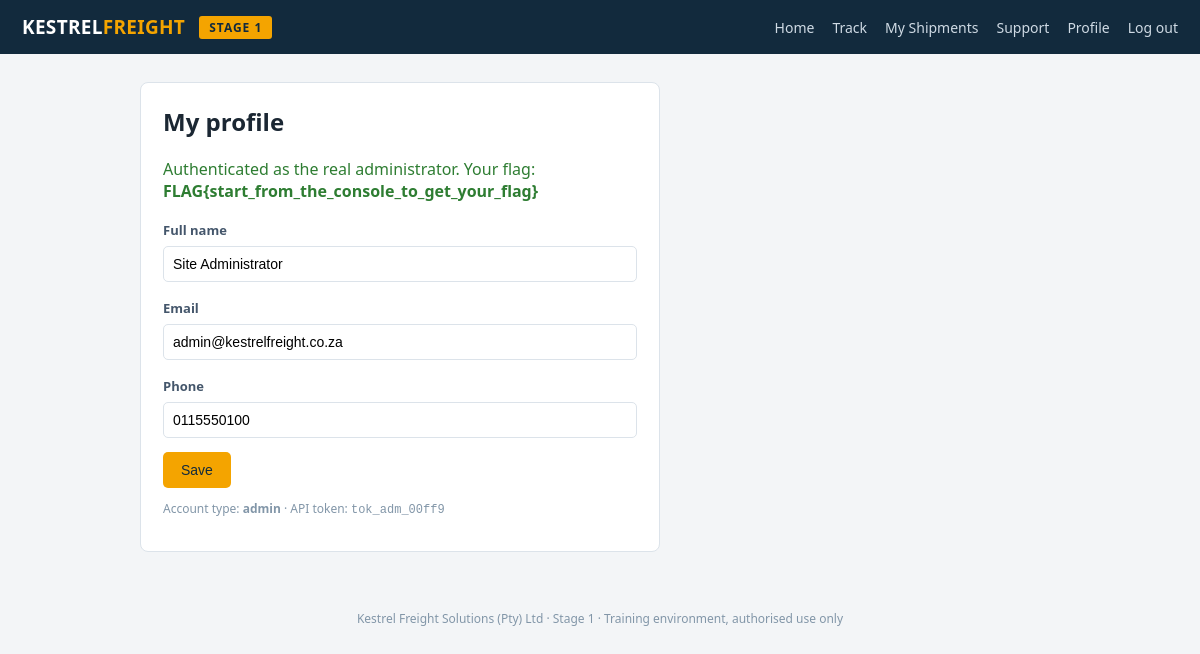
The page /web/src/profile.php (signed in) on the database its author committed.
### tables this page shows
CREATE TABLE users (
  id INT AUTO_INCREMENT PRIMARY KEY,
  username VARCHAR(64) UNIQUE,
  password VARCHAR(64),             
  full_name VARCHAR(128),
  email VARCHAR(128),
  role VARCHAR(16) DEFAULT 'customer',
  api_token VARCHAR(64),
  phone VARCHAR(32),
  ssn VARCHAR(32),
  created_at TIMESTAMP DEFAULT CURRENT_TIMESTAMP
);

### web/src/flags.php (called while the page is built)
<?php
function player_key() {
    $k = $_COOKIE['pk'] ?? ($_SERVER['HTTP_X_PLAYER_KEY'] ?? ($_GET['pk'] ?? ''));
    return preg_match('/^[a-f0-9]{16,64}$/', $k) ? $k : '';
}
function pf($vuln) {
    $pk = player_key();
    if ($pk === '') return 'FLAG{start_from_the_console_to_get_your_flag}';
    $pepper = getenv('FLAG_PEPPER') ?: 'dev-pepper';
    return 'FLAG{' . $vuln . '_' . substr(hash_hmac('sha256', $vuln . '|' . $pk, $pepper), 0, 12) . '}';
}

### web/src/db.php (called while the page is built, shortened)
<?php
function db() {
    static $pdo = null;
    if ($pdo === null) {
        $pdo = new PDO(
            'mysql:host=' . DB_HOST . ';dbname=' . DB_NAME . ';charset=utf8mb4',
            DB_USER, DB_PASS,
            [PDO::ATTR_ERRMODE => PDO::ERRMODE_EXCEPTION,
             PDO::ATTR_EMULATE_PREPARES => true]
        );
    }
    return $pdo;
}

### web/src/profile.php (the view, shortened to what this page needs)
<?php
require_once __DIR__ . '/db.php';
require_once __DIR__ . '/flags.php';
$me = db()->prepare("SELECT username,full_name,email,phone,role,api_token FROM users WHERE id = ?");
$me->execute([$_SESSION['uid']]); $me = $me->fetch(PDO::FETCH_ASSOC);
require_once __DIR__ . '/includes/header.php'; ?>
<div class="card" style="max-width:520px">
  <h2 style="margin-top:0">My profile</h2>
  <?php if (($_SESSION['uname'] ?? '') === 'admin' && empty($_SESSION['escalated'])): ?>
    <p style="color:#2e7d32">Authenticated as the real administrator. Your flag: <b><?= pf('crypto') ?></b></p>
  <?php endif; ?>
  <form method="post">
    <label>Full name</label><input name="full_name" value="<?= htmlspecialchars($me['full_name']) ?>">
    <label>Email</label><input name="email" value="<?= htmlspecialchars($me['email']) ?>">
    <label>Phone</label><input name="phone" value="<?= htmlspecialchars($me['phone']) ?>">
    <button class="btn amber" type="submit">Save</button>
  </form>
  <p style="font-size:12px;color:#8296a8">Account type: <b><?= htmlspecialchars($me['role']) ?></b>
     &middot; API token: <code><?= htmlspecialchars($me['api_token']) ?></code></p>
</div>
<?php require_once __DIR__ . '/includes/footer.php'; ?>

### web/src/includes/header.php (style rules this page uses)
:root { --navy:#122a3d; --amber:#f4a400; --bg:#f3f5f7; --line:#dce3ea; }
* { box-sizing:border-box; }
body { margin:0; font-family:'Segoe UI',system-ui,sans-serif; background:var(--bg); color:#1b2733; }
.card { background:#fff; border:1px solid var(--line); border-radius:8px; padding:22px; margin-bottom:20px; }
.btn { background:var(--navy); color:#fff; border:none; padding:10px 18px; border-radius:5px; cursor:pointer; font-size:14px; }
.btn.amber { background:var(--amber); color:var(--navy); }
input,textarea { width:100%; padding:9px; border:1px solid var(--line); border-radius:5px; margin:6px 0 14px; font-size:14px; }
label { font-size:13px; font-weight:600; color:#44566b; }

### rows shown on the page
users: full_name "Site Administrator", email "admin@kestrelfreight.co.za", phone "0115550100", role "admin", api_token "tok_adm_00ff9"

### other values the page prints
pf('crypto') "FLAG{start_from_the_console_to_get_your_flag}"
